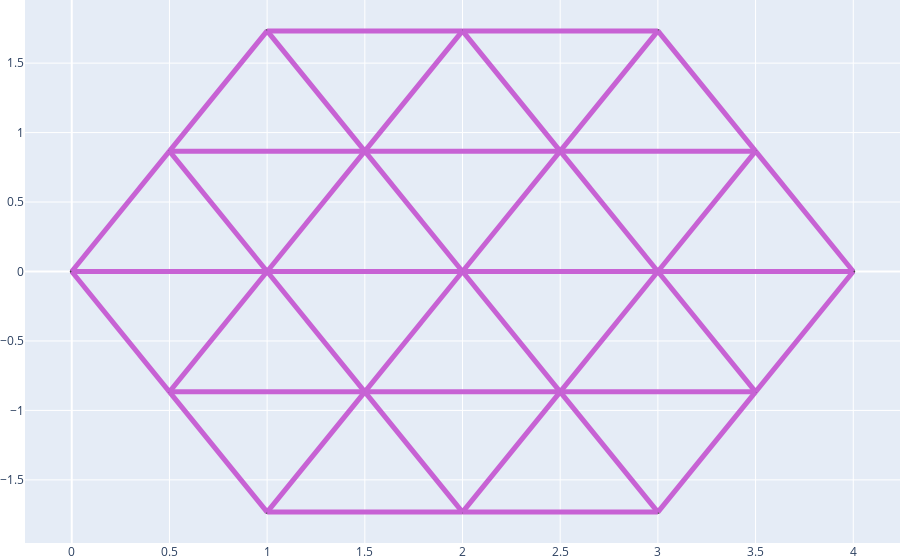

Here is the notebook cell this chart was saved with:
### Code cell
import numpy as np
import kirchhoff.circuit_init as kfi
from goflow.adapter import init_ivp as gi

# #initialize plexus+flow pattern
init_flow=dict(
    crystal_type='triagonal_planar',
    periods= 3,
)

C = kfi.initialize_circuit_from_crystal(**init_flow)

# plot initial network with data of choice
fig = C.plot_circuit()
fig.show()

### Figure 1 — Plotly figure (JSON) as saved in the notebook; plotly's stock layout.template omitted (floating-point values rounded to 4 significant figures)
{"data": [{"hoverinfo": "text", "hovertext": ["label: 0<br>", "label: 1<br>", "label: 2<br>", "label: 3<br>", "label: 4<br>", "label: 5<br>", "label: 6<br>", "label: 7<br>", "label: 8<br>", "label: 9<br>", "label: 10<br>", "label: 11<br>", "label: 12<br>", "label: 13<br>", "label: 14<br>", "label: 15<br>", "label: 16<br>", "label: 17<br>", "label: 18<br>"], "marker": {"color": "#a845b5", "line": {"width": 2}, "size": 2}, "mode": "markers", "type": "scatter", "x": [0, 1, 2, 3, 4, 0.5, 1.5, 2.5, 3.5, 1, 2, 3, 0.5, 1.5, 2.5, 3.5, 1, 2, 3], "y": [0, 0, 0, 0, 0, -0.866, -0.866, -0.866, -0.866, -1.732, -1.732, -1.732, 0.866, 0.866, 0.866, 0.866, 1.732, 1.732, 1.732]}, {"hoverinfo": "none", "line": {"color": "#c762d4", "width": 5}, "mode": "lines", "type": "scatter", "x": [0, 1, null], "y": [0, 0, null]}, {"hoverinfo": "none", "line": {"color": "#c762d4", "width": 5}, "mode": "lines", "type": "scatter", "x": [0, 0.5, null], "y": [0, -0.866, null]}, {"hoverinfo": "none", "line": {"color": "#c762d4", "width": 5}, "mode": "lines", "type": "scatter", "x": [0, 0.5, null], "y": [0, 0.866, null]}, {"hoverinfo": "none", "line": {"color": "#c762d4", "width": 5}, "mode": "lines", "type": "scatter", "x": [1, 2, null], "y": [0, 0, null]}, {"hoverinfo": "none", "line": {"color": "#c762d4", "width": 5}, "mode": "lines", "type": "scatter", "x": [1, 0.5, null], "y": [0, -0.866, null]}, {"hoverinfo": "none", "line": {"color": "#c762d4", "width": 5}, "mode": "lines", "type": "scatter", "x": [1, 1.5, null], "y": [0, -0.866, null]}, {"hoverinfo": "none", "line": {"color": "#c762d4", "width": 5}, "mode": "lines", "type": "scatter", "x": [1, 0.5, null], "y": [0, 0.866, null]}, {"hoverinfo": "none", "line": {"color": "#c762d4", "width": 5}, "mode": "lines", "type": "scatter", "x": [1, 1.5, null], "y": [0, 0.866, null]}, {"hoverinfo": "none", "line": {"color": "#c762d4", "width": 5}, "mode": "lines", "type": "scatter", "x": [2, 3, null], "y": [0, 0, null]}, {"hoverinfo": "none", "line": {"color": "#c762d4", "width": 5}, "mode": "lines", "type": "scatter", "x": [2, 1.5, null], "y": [0, -0.866, null]}, {"hoverinfo": "none", "line": {"color": "#c762d4", "width": 5}, "mode": "lines", "type": "scatter", "x": [2, 2.5, null], "y": [0, -0.866, null]}, {"hoverinfo": "none", "line": {"color": "#c762d4", "width": 5}, "mode": "lines", "type": "scatter", "x": [2, 1.5, null], "y": [0, 0.866, null]}, {"hoverinfo": "none", "line": {"color": "#c762d4", "width": 5}, "mode": "lines", "type": "scatter", "x": [2, 2.5, null], "y": [0, 0.866, null]}, {"hoverinfo": "none", "line": {"color": "#c762d4", "width": 5}, "mode": "lines", "type": "scatter", "x": [3, 4, null], "y": [0, 0, null]}, {"hoverinfo": "none", "line": {"color": "#c762d4", "width": 5}, "mode": "lines", "type": "scatter", "x": [3, 2.5, null], "y": [0, -0.866, null]}, {"hoverinfo": "none", "line": {"color": "#c762d4", "width": 5}, "mode": "lines", "type": "scatter", "x": [3, 3.5, null], "y": [0, -0.866, null]}, {"hoverinfo": "none", "line": {"color": "#c762d4", "width": 5}, "mode": "lines", "type": "scatter", "x": [3, 2.5, null], "y": [0, 0.866, null]}, {"hoverinfo": "none", "line": {"color": "#c762d4", "width": 5}, "mode": "lines", "type": "scatter", "x": [3, 3.5, null], "y": [0, 0.866, null]}, {"hoverinfo": "none", "line": {"color": "#c762d4", "width": 5}, "mode": "lines", "type": "scatter", "x": [4, 3.5, null], "y": [0, -0.866, null]}, {"hoverinfo": "none", "line": {"color": "#c762d4", "width": 5}, "mode": "lines", "type": "scatter", "x": [4, 3.5, null], "y": [0, 0.866, null]}, {"hoverinfo": "none", "line": {"color": "#c762d4", "width": 5}, "mode": "lines", "type": "scatter", "x": [0.5, 1.5, null], "y": [-0.866, -0.866, null]}, {"hoverinfo": "none", "line": {"color": "#c762d4", "width": 5}, "mode": "lines", "type": "scatter", "x": [0.5, 1, null], "y": [-0.866, -1.732, null]}, {"hoverinfo": "none", "line": {"color": "#c762d4", "width": 5}, "mode": "lines", "type": "scatter", "x": [1.5, 2.5, null], "y": [-0.866, -0.866, null]}, {"hoverinfo": "none", "line": {"color": "#c762d4", "width": 5}, "mode": "lines", "type": "scatter", "x": [1.5, 1, null], "y": [-0.866, -1.732, null]}, {"hoverinfo": "none", "line": {"color": "#c762d4", "width": 5}, "mode": "lines", "type": "scatter", "x": [1.5, 2, null], "y": [-0.866, -1.732, null]}, {"hoverinfo": "none", "line": {"color": "#c762d4", "width": 5}, "mode": "lines", "type": "scatter", "x": [2.5, 3.5, null], "y": [-0.866, -0.866, null]}, {"hoverinfo": "none", "line": {"color": "#c762d4", "width": 5}, "mode": "lines", "type": "scatter", "x": [2.5, 2, null], "y": [-0.866, -1.732, null]}, {"hoverinfo": "none", "line": {"color": "#c762d4", "width": 5}, "mode": "lines", "type": "scatter", "x": [2.5, 3, null], "y": [-0.866, -1.732, null]}, {"hoverinfo": "none", "line": {"color": "#c762d4", "width": 5}, "mode": "lines", "type": "scatter", "x": [3.5, 3, null], "y": [-0.866, -1.732, null]}, {"hoverinfo": "none", "line": {"color": "#c762d4", "width": 5}, "mode": "lines", "type": "scatter", "x": [1, 2, null], "y": [-1.732, -1.732, null]}, {"hoverinfo": "none", "line": {"color": "#c762d4", "width": 5}, "mode": "lines", "type": "scatter", "x": [2, 3, null], "y": [-1.732, -1.732, null]}, {"hoverinfo": "none", "line": {"color": "#c762d4", "width": 5}, "mode": "lines", "type": "scatter", "x": [0.5, 1.5, null], "y": [0.866, 0.866, null]}, {"hoverinfo": "none", "line": {"color": "#c762d4", "width": 5}, "mode": "lines", "type": "scatter", "x": [0.5, 1, null], "y": [0.866, 1.732, null]}, {"hoverinfo": "none", "line": {"color": "#c762d4", "width": 5}, "mode": "lines", "type": "scatter", "x": [1.5, 2.5, null], "y": [0.866, 0.866, null]}, {"hoverinfo": "none", "line": {"color": "#c762d4", "width": 5}, "mode": "lines", "type": "scatter", "x": [1.5, 1, null], "y": [0.866, 1.732, null]}, {"hoverinfo": "none", "line": {"color": "#c762d4", "width": 5}, "mode": "lines", "type": "scatter", "x": [1.5, 2, null], "y": [0.866, 1.732, null]}, {"hoverinfo": "none", "line": {"color": "#c762d4", "width": 5}, "mode": "lines", "type": "scatter", "x": [2.5, 3.5, null], "y": [0.866, 0.866, null]}, {"hoverinfo": "none", "line": {"color": "#c762d4", "width": 5}, "mode": "lines", "type": "scatter", "x": [2.5, 2, null], "y": [0.866, 1.732, null]}, {"hoverinfo": "none", "line": {"color": "#c762d4", "width": 5}, "mode": "lines", "type": "scatter", "x": [2.5, 3, null], "y": [0.866, 1.732, null]}, {"hoverinfo": "none", "line": {"color": "#c762d4", "width": 5}, "mode": "lines", "type": "scatter", "x": [3.5, 3, null], "y": [0.866, 1.732, null]}, {"hoverinfo": "none", "line": {"color": "#c762d4", "width": 5}, "mode": "lines", "type": "scatter", "x": [1, 2, null], "y": [1.732, 1.732, null]}, {"hoverinfo": "none", "line": {"color": "#c762d4", "width": 5}, "mode": "lines", "type": "scatter", "x": [2, 3, null], "y": [1.732, 1.732, null]}, {"hoverinfo": "text", "hoverlabel": {"bgcolor": "white"}, "marker": {"color": "#c762d4", "opacity": 0}, "mode": "markers", "text": ["label: (0, 1)<br>", "label: (0, 5)<br>", "label: (0, 12)<br>", "label: (1, 2)<br>", "label: (1, 5)<br>", "label: (1, 6)<br>", "label: (1, 12)<br>", "label: (1, 13)<br>", "label: (2, 3)<br>", "label: (2, 6)<br>", "label: (2, 7)<br>", "label: (2, 13)<br>", "label: (2, 14)<br>", "label: (3, 4)<br>", "label: (3, 7)<br>", "label: (3, 8)<br>", "label: (3, 14)<br>", "label: (3, 15)<br>", "label: (4, 8)<br>", "label: (4, 15)<br>", "label: (5, 6)<br>", "label: (5, 9)<br>", "label: (6, 7)<br>", "label: (6, 9)<br>", "label: (6, 10)<br>", "label: (7, 8)<br>", "label: (7, 10)<br>", "label: (7, 11)<br>", "label: (8, 11)<br>", "label: (9, 10)<br>", "label: (10, 11)<br>", "label: (12, 13)<br>", "label: (12, 16)<br>", "label: (13, 14)<br>", "label: (13, 16)<br>", "label: (13, 17)<br>", "label: (14, 15)<br>", "label: (14, 17)<br>", "label: (14, 18)<br>", "label: (15, 18)<br>", "label: (16, 17)<br>", "label: (17, 18)<br>"], "type": "scatter", "x": [0.5, 0.25, 0.25, 1.5, 0.75, 1.25, 0.75, 1.25, 2.5, 1.75, 2.25, 1.75, 2.25, 3.5, 2.75, 3.25, 2.75, 3.25, 3.75, 3.75, 1, 0.75, 2, 1.25, 1.75, 3, 2.25, 2.75, 3.25, 1.5, 2.5, 1, 0.75, 2, 1.25, 1.75, 3, 2.25, 2.75, 3.25, 1.5, 2.5], "y": [0, -0.433, 0.433, 0, -0.433, -0.433, 0.433, 0.433, 0, -0.433, -0.433, 0.433, 0.433, 0, -0.433, -0.433, 0.433, 0.433, -0.433, 0.433, -0.866, -1.299, -0.866, -1.299, -1.299, -0.866, -1.299, -1.299, -1.299, -1.732, -1.732, 0.866, 1.299, 0.866, 1.299, 1.299, 0.866, 1.299, 1.299, 1.299, 1.732, 1.732]}], "layout": {"autosize": true, "margin": {"b": 0, "l": 0, "r": 0, "t": 0}, "scene": {"aspectmode": "data"}, "showlegend": false}}
